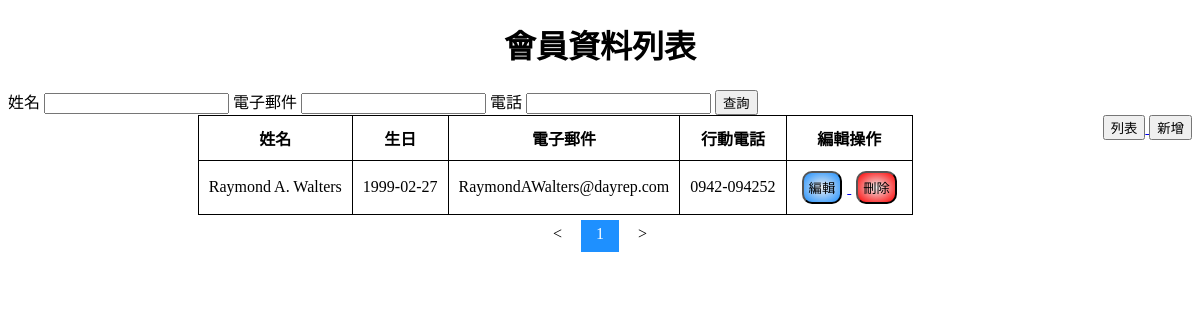
Page /index.php?name=Raymond A. Walters on the committed database.
### tables this page shows
CREATE TABLE IF NOT EXISTS `users` (
  `id` int(11) NOT NULL AUTO_INCREMENT,
  `name` varchar(64) DEFAULT NULL,
  `birthday` date DEFAULT NULL,
  `email` varchar(64) DEFAULT NULL,
  `phone` varchar(20) DEFAULT NULL,
  PRIMARY KEY (`id`)
);

### index.php (the view, shortened to what this page needs)
<!DOCTYPE html>
<html lang="en">
<head>
</head>
<?php
include 'db.php';
$curPage = 1;
$addons = '';
if (isset($_GET['name']) && $_GET['name'] !== '' || isset($_GET['email']) && $_GET['email'] !== '' || isset($_GET['phone']) && $_GET['phone'] !== '') {
    $query = [];
    if (isset($_GET['name']) && $_GET['name'] !== '') {
        $getName = $_GET['name'];
        $name = "name like '%$getName%'";
        array_push($query, $name);
    }
    $addons = " where " . implode(" and ", $query);
}
$sql = "select count(ID) from users " . $addons;
$result = $connect->query($sql);
$row = $result->fetch_assoc();
$count = $row['count(ID)'];
$page = floor($row['count(ID)'] / 10) + 1;
$sql = "select * from users " . $addons . " limit " . ((($curPage - 1) * 10)) . ", 10;";
$result = $connect->query($sql);
?>
<h1>會員資料列表</h1>
<form action="index.php" method="get">
    <label>姓名
        <input type="text" name="name">
    </label>
    <label>電子郵件
        <input type="text" name="email">
    </label>
    <label>電話
        <input type="text" name="phone">
    </label>
    <input type="submit" value="查詢">
</form>
<div id="main-button">
    <a href="index.php">
        <button>列表</button>
    </a>
    <a href="form.php">
        <button>新增</button>
    </a>
</div>
<table align='center'>
    <th>姓名</th>
    <th>生日</th>
    <th>電子郵件</th>
    <th>行動電話</th>
    <th>編輯操作</th>
    <?php
    if ($result) {
        for ($i = 0; $i < ($curPage == $page ? $count % 10 : 10); $i += 1) {
            $row = $result->fetch_assoc();
    ?>
            <tr>
                <td><?php echo $row['name'] ?></td>
                <td><?php echo $row['birthday'] ?></td>
                <td><?php echo $row['email'] ?></td>
                <td><?php echo $row['phone'] ?></td>
                <td>
                    <a id="update" href="delete.php?id=<?php echo $row['ID']; ?>">
                        <button type="submit">編輯</button>
                    </a>
                    <a id="delete" href="delete.php?id=<?php echo $row['ID']; ?>">
                        <button style='background: radial-gradient(#eee, red);' type="submit">刪除</button>
                    </a>
                </td>
            </tr>
    <?php
        }
    }
    ?>
</table>
<div id="paginator" align="center">
    <a href="index.php?page=1&name=<?php echo isset($_GET["name"]) && $_GET["name"] ?>&email=<?php echo isset($_GET["email"]) && $_GET["email"] ?>&phone=<?php echo isset($_GET["phone"]) && $_GET["phone"] ?>"><</a>
    <?php
    for ($i = 1; $i <= $page; $i += 1) {
    ?>
        <a href="index.php?page=<?php echo $i; ?>&name=<?php echo isset($_GET["name"]) && $_GET["name"] ?>&email=<?php echo isset($_GET["email"]) && $_GET["email"] ?>&phone=<?php echo isset($_GET["phone"]) && $_GET["phone"] ?>"><?php echo $i; ?></a>
    <?php
    }
    ?>
    <a href="index.php?page=<?php echo $page; ?>&name=<?php echo isset($_GET["name"]) && $_GET["name"] ?>&email=<?php echo isset($_GET["email"]) && $_GET["email"] ?>&phone=<?php echo isset($_GET["phone"]) && $_GET["phone"] ?>">></a>
</div>
</body>
</html>

### index.php (style rules this page uses)
h1 { text-align: center }
#main-button { float: right; }
table, th, td { padding: 10px; border: 1px solid black; border-collapse: collapse; }
td a button { border-radius: 10px; background: radial-gradient(#eee, dodgerblue); padding: 5px; margin-inline: 5px; transition: filter 0.5s; cursor: pointer; }
#paginator { margin-block: 10px; }
#paginator a { color: black; padding-top: 5px; padding-bottom: 10px; padding-inline: 15px; text-decoration: none; transition: filter 0.5s ease; }
#paginator a.active { color: white; background-color: dodgerblue; transition: filter 0.5s ease; }

### rows in the picture
users: name "Raymond A. Walters", birthday "1999-02-27", email "RaymondAWalters@dayrep.com", phone "0942-094252"

### other values in the picture
$i "1"
